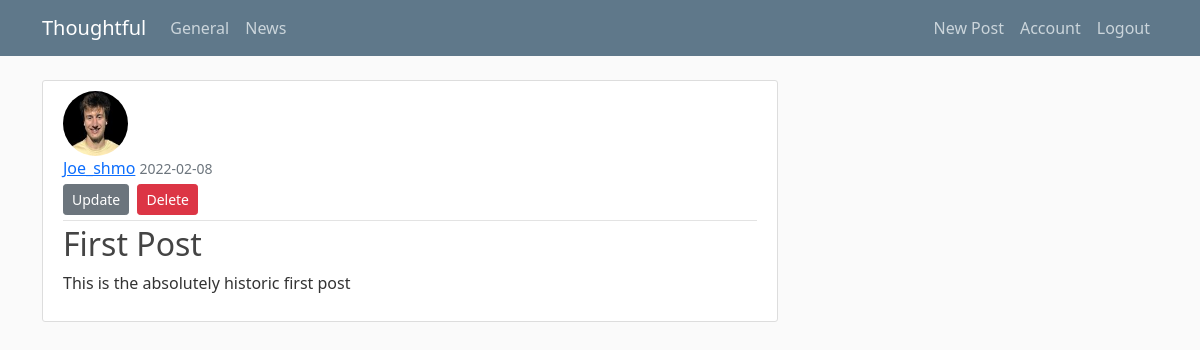
The app's page /post/1 (signed in) with its own data.
### App/models.py (models this page shows, shortened)
class User(db.Model, UserMixin):
    id = db.Column(db.Integer, primary_key = True)
    username = db.Column(db.String(20), unique = True, nullable = False)
    email = db.Column(db.String(100), unique = True, nullable = False)
    image_file = db.Column(db.String(20), nullable = False, default = 'default.jpg')
    password = db.Column(db.String(60), nullable = False)
    posts = db.relationship('Post', backref = 'author', lazy = True)

class Post(db.Model):
     id = db.Column(db.Integer, primary_key = True)
     title = db.Column(db.String(100), nullable = False)
     date_posted = db.Column(db.DateTime, nullable = False, default = datetime.utcnow)
     content = db.Column(db.Text, nullable = False)
     user_id = db.Column(db.Integer, db.ForeignKey('user.id'), nullable = False)

### App/posts/routes.py (the view)
@posts.route("/post/<int:post_id>")
def post(post_id):
    post = Post.query.get_or_404(post_id)
    return render_template('post.html', title=post.title, post=post)

### App/models.py (called while the page is built)
@login_manager.user_loader
def load_user(user_id):
    return User.query.get(int(user_id))

### App/templates/post.html (shortened to what this page needs)
{% extends 'layout.html' %}
{% block content %}
    <article class="media content-section">
        <img class="rounded-circle article-img" src="{{ url_for('static', filename='profile_pics/' + post.author.image_file) }}">
        <div class="media-body">
          <div class="article-metadata">
            <a class="mr-2" href="{{ url_for('users.user_posts', username=post.author.username) }}">{{ post.author.username }}</a>
            <small class="text-muted">{{ post.date_posted.strftime('%Y-%m-%d') }}</small>
            {% if post.author == current_user %}
                <div>
                    <a class="btn btn-secondary btn-sm mt-1 mb-1" href= "{{ url_for ('posts.update_post', post_id=post.id) }}">Update</a>
                    <button type="button" class='btn btn-danger btn-sm m-1' data-toggle="modal" data-target="#deleteModal">Delete</button>
                </div>
            {% endif %}
          </div>
          <h2 class="article-title">{{ post.title }}</h2>
          <p class="article-content">{{ post.content }}</p>
        </div>
      </article>
{% endblock content %}

### App/static/main.css (style rules this page uses)
body { background: #fafafa; color: #333333; margin-top: 5rem; }
h1, h2, h3, h4, h5, h6 { color: #444444; }
.content-section { background: #ffffff; padding: 10px 20px; border: 1px solid #dddddd; border-radius: 3px; margin-bottom: 20px; }
.article-title { color: #444444; text-decoration: none; }
.article-content { white-space: pre-line; text-decoration: none; }
.article-img { height: 65px; width: 65px; margin-right: 16px; }
.article-metadata { padding-bottom: 1px; margin-bottom: 4px; border-bottom: 1px solid #e3e3e3 }

### records on screen
User: image_file (picture), author.username "Joe_shmo"
Post: date_posted "2022-02-08", title "First Post", content "This is the absolutely historic first post"
